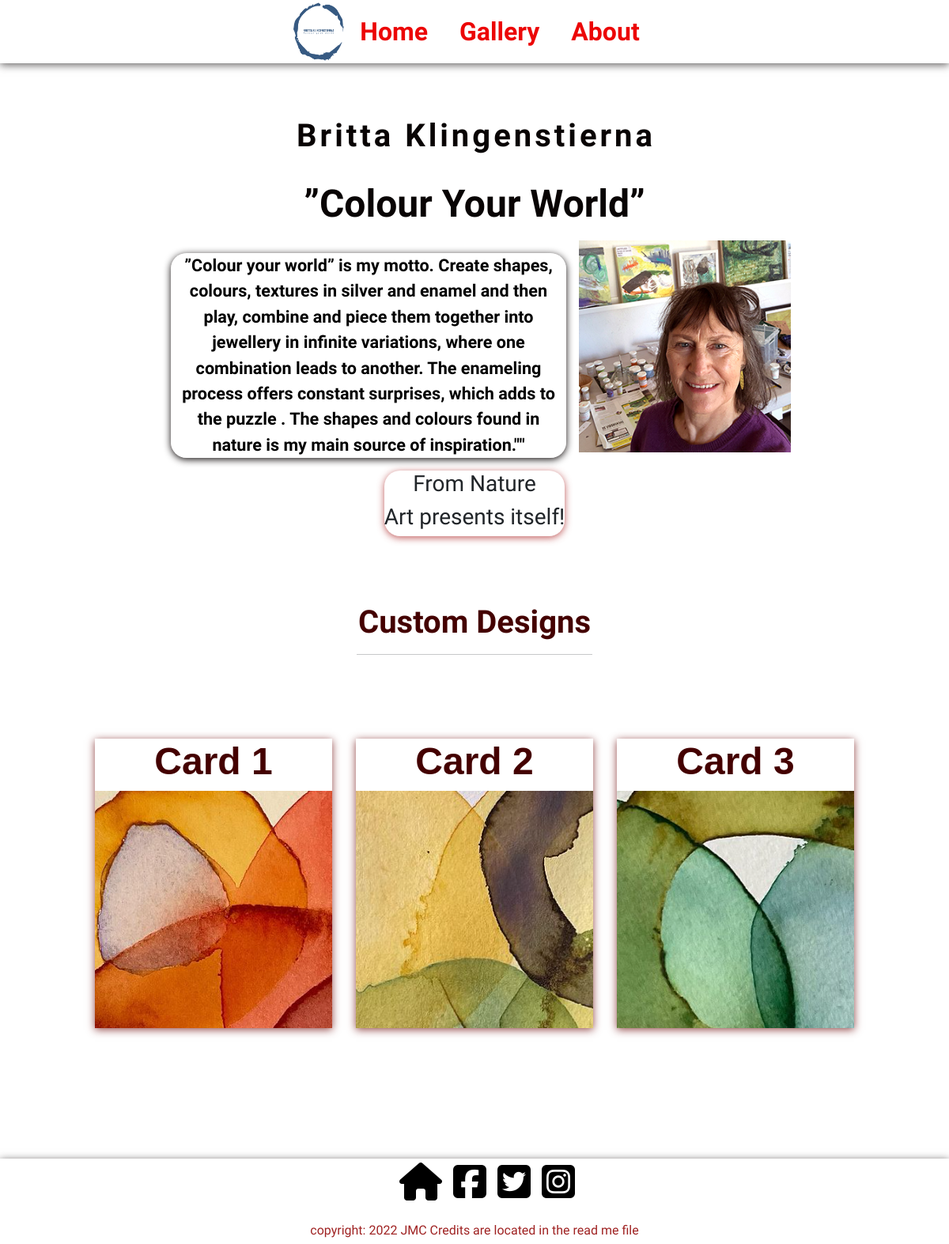
The page / on the database its author committed.
### brittas_blog/models.py (models this page shows, shortened)
class HomePageContent(models.Model):
    title = models.CharField(max_length=100)
    description = models.TextField()
    image = models.ImageField(upload_to='home_page_images/')
    alt_text = models.CharField(max_length=255)

### brittas_blog/views.py (the view)
# urls.py: path('', home, name='home'),
def home(request):
    content = HomePageContent.objects.first()  # Retrieve the first record, modify if necessary
    return render(request, 'home.html', {'content': content})

### brittas_blog/templates/home.html (shortened to what this page needs)
{% extends 'base.html' %}
{% block content %}
<div class="main-content">
    <div id="rainbow" class="element">
        <h1>”Colour Your World”</h1>
    </div>
    <div class="flex-container">
        <div class="intro">
            {% if content %}
            <span class="description">{{ content.description }}</span>
            {% else %}
            <p>No content found for the home page.</p>
            {% endif %}
            <div class="intro-photo">
                <img src="{% if content %}{{ content.image.url }}{% endif %}"
                    alt="{% if content %}{{ content.alt_text }}{% endif %}">
            </div>
        </div>
    </div>
    <section id="divider" class="rainbow element">
        <div id="divider-cover-text">
            <h3>From Nature</h3>
            <h3>Art presents itself!</h3>
        </div>
    </section>
    <div>
        <h2 id="design-header" class="element">
            Custom Designs
        </h2>
        <hr>
    </div>
    <section id="design">
        <div class="design-item">
            <h2>Card 1</h2>
            <div class="design-images">
                <img src="static/media/site_images/design-image-one.png/" alt="design-image-one" />
            </div>
        </div>
        <div class="design-item">
            <h2>Card 2</h2>
            <div class="design-images">
                <img src="static/media/site_images/design-image-two.png/" alt="desing-image-two" />
            </div>
        </div>
        <div class="design-item">
            <h2>Card 3</h2>
            <div class="design-images">
                <img src="static/media/site_images/design-image-three.png/" alt="design-image-three" />
            </div>
        </div>
    </section>
</div>
{% endblock %}

### static/css/style.css (style rules this page uses)
* { margin: 0; padding: 0; border: none; }
h1 { text-align: center; margin-bottom: 20px; font-weight: bolder; font-size: 3rem; }
h2 { color: #440000; font-weight: bolder; font-size: 3rem; }
html { height: 100%; }
body { display: flex; flex-direction: column; min-height: 100vh; font-family: 'Josefin Sans', sans-serif; background-image: url('/static/media/site_images/top-view-collection-leaves-dots.jpg'); background-size: cover; background-position: center; background-repeat: no-repeat; position: relative; background-color: #ffffff; }
.element { animation: rainbow 15s infinite; font-size: 2.5rem; margin: 0 2px; }
#design { display: flex; flex-direction: row; justify-content: space-around; font-family: "Cardo", sans-serif; font-weight: bolder; margin-top: 75px; flex-wrap: wrap; }
#design-header { margin-top: 85px; }
.design-item { margin: 15px; padding: auto; box-shadow: 0px 2px 10px rgba(118, 24, 24, 0.8); }
.design-images { display: flex; flex-wrap: wrap; width: 300px; height: 300px; position: relative; object-fit: contain; overflow: hidden; justify-content: space-between; }
.description, .title { display: block !important; color: rgb(14, 66, 111); }
.description { max-width: 500px; max-height: 700px; font-weight: bold; font-size: 1.35rem; color: #000000; box-shadow: 0px 2px 10px rgb(20, 15, 15); padding: 0%; margin: 2%; border-radius: 20px; background-color: rgba(255, 255, 255, 0.5); backdrop-filter: blur(3px); }
.main-content { display: flex; flex-direction: column; align-items: center; text-align: center; }
.flex-container { display: flex; flex-direction: row; justify-content: space-between; align-items: flex-start; }
.intro { display: flex; flex-direction: row; align-items: flex-start; }
.intro-photo img { max-width: 100%; height: auto; }
#divider { border-radius: 20px; max-width: 100%; max-height: 100%; background-size: 100%; position: relative; background-color: transparent; display: flex; flex-direction: column; justify-content: center; align-items: center; box-shadow: 0px 2px 10px rgba(176, 50, 50, 0.8); transition: box-shadow 0.3s ease-in-out; }
#rainbow { position: relative; width: 100%; height: 12vh; display: flex; justify-content: center; align-items: center; overflow: hidden; color: #090404; margin-top: auto; padding-top: 2%; }
.element { animation: rainbow 15s infinite; }

### rows shown on the page
HomePageContent: description "”Colour your world” is my motto. Create shapes, colours, textures in silver and enamel and then play, combine and piece them together into jewellery in infinite variations, where one combination leads to another. The enameling process offers constant surprises, which adds to the puzzle . The shapes and colours found in nature is my main source of inspiration.\"\"", image (picture)
